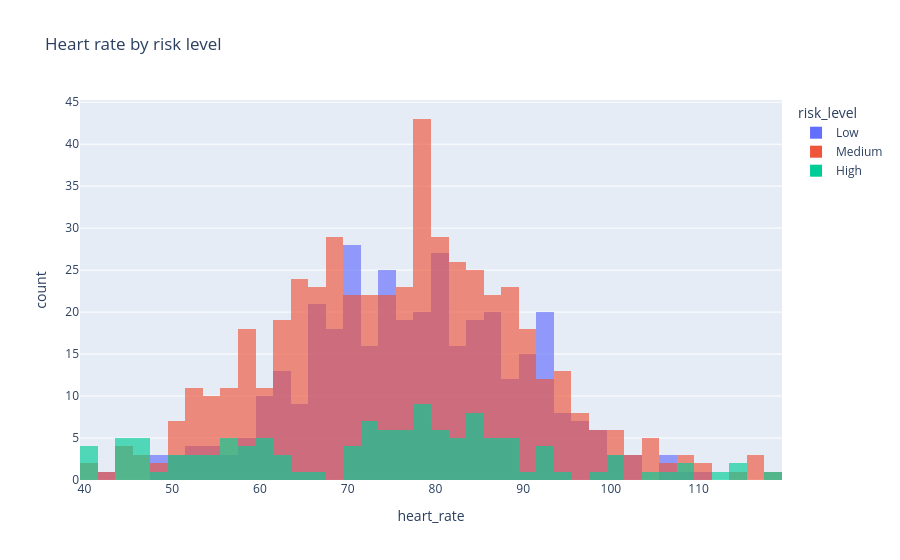
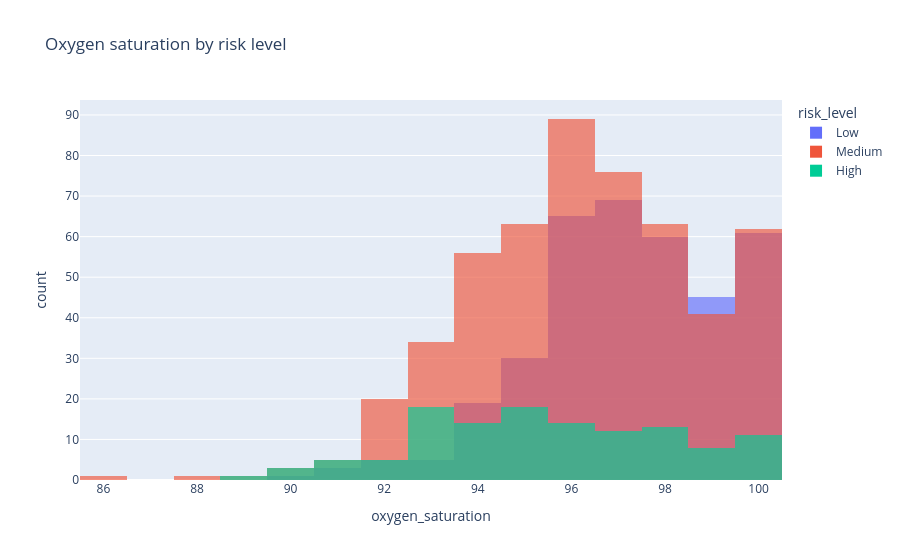

Notebook source saved alongside these figures, in order:
### Markdown cell above
## 4. Vital signs distribution

### Code cell
vital_cols = ["heart_rate", "systolic_bp", "diastolic_bp",
              "temperature", "oxygen_saturation"]

fig = px.histogram(df, x="heart_rate", color="risk_level", barmode="overlay",
                   opacity=0.65, category_orders={"risk_level": order},
                   title="Heart rate by risk level")
fig.show()

fig = px.histogram(df, x="oxygen_saturation", color="risk_level", barmode="overlay",
                   opacity=0.65, category_orders={"risk_level": order},
                   title="Oxygen saturation by risk level")
fig.show()

### Figure 1 — Plotly figure (JSON) as saved in the notebook; plotly's stock layout.template omitted (floating-point values rounded to 4 significant figures; data arrays with more than 128 entries replaced by an {"elided": "..."} marker saying what was removed)
{"data": [{"bingroup": "x", "hovertemplate": "risk_level=Low<br>heart_rate=%{x}<br>count=%{y}<extra></extra>", "legendgroup": "Low", "marker": {"color": "#636efa", "opacity": 0.65, "pattern": {"shape": ""}}, "name": "Low", "orientation": "v", "showlegend": true, "x": {"elided": "363 int values"}, "xaxis": "x", "yaxis": "y", "type": "histogram"}, {"bingroup": "x", "hovertemplate": "risk_level=Medium<br>heart_rate=%{x}<br>count=%{y}<extra></extra>", "legendgroup": "Medium", "marker": {"color": "#EF553B", "opacity": 0.65, "pattern": {"shape": ""}}, "name": "Medium", "orientation": "v", "showlegend": true, "x": {"elided": "515 int values"}, "xaxis": "x", "yaxis": "y", "type": "histogram"}, {"bingroup": "x", "hovertemplate": "risk_level=High<br>heart_rate=%{x}<br>count=%{y}<extra></extra>", "legendgroup": "High", "marker": {"color": "#00cc96", "opacity": 0.65, "pattern": {"shape": ""}}, "name": "High", "orientation": "v", "showlegend": true, "x": [58, 77, 107, 72, 58, 73, 82, 61, 77, 40, 85, 89, 75, 61, 92, 82, 80, 53, 44, 95, 91, 56, 70, 76, 55, 60, 80, 45, 46, 93, 79, 78, 87, 54, 73, 84, 77, 71, 74, 48, 88, 74, 92, 72, 47, 84, 40, 57, 72, 100, 77, 79, 47, 101, 84, 58, 83, 62, 60, 59, 71, 84, 118, 52, 57, 81, 50, 65, 52, 78, 80, 89, 73, 66, 60, 78, 81, 51, 78, 85, 88, 74, 75, 78, 57, 79, 100, 87, 44, 85, 86, 62, 40, 104, 50, 109, 114, 40, 81, 109, 74, 83, 44, 46, 56, 71, 89, 86, 47, 84, 113, 62, 82, 44, 54, 93, 86, 99, 77, 114, 72, 79], "xaxis": "x", "yaxis": "y", "type": "histogram"}], "layout": {"xaxis": {"anchor": "y", "domain": [0.0, 1.0], "title": {"text": "heart_rate"}}, "yaxis": {"anchor": "x", "domain": [0.0, 1.0], "title": {"text": "count"}}, "legend": {"title": {"text": "risk_level"}, "tracegroupgap": 0}, "title": {"text": "Heart rate by risk level"}, "barmode": "overlay"}}

### Figure 2 — Plotly figure (JSON) as saved in the notebook; plotly's stock layout.template omitted (floating-point values rounded to 4 significant figures; data arrays with more than 128 entries replaced by an {"elided": "..."} marker saying what was removed)
{"data": [{"bingroup": "x", "hovertemplate": "risk_level=Low<br>oxygen_saturation=%{x}<br>count=%{y}<extra></extra>", "legendgroup": "Low", "marker": {"color": "#636efa", "opacity": 0.65, "pattern": {"shape": ""}}, "name": "Low", "orientation": "v", "showlegend": true, "x": {"elided": "363 int values"}, "xaxis": "x", "yaxis": "y", "type": "histogram"}, {"bingroup": "x", "hovertemplate": "risk_level=Medium<br>oxygen_saturation=%{x}<br>count=%{y}<extra></extra>", "legendgroup": "Medium", "marker": {"color": "#EF553B", "opacity": 0.65, "pattern": {"shape": ""}}, "name": "Medium", "orientation": "v", "showlegend": true, "x": {"elided": "515 int values"}, "xaxis": "x", "yaxis": "y", "type": "histogram"}, {"bingroup": "x", "hovertemplate": "risk_level=High<br>oxygen_saturation=%{x}<br>count=%{y}<extra></extra>", "legendgroup": "High", "marker": {"color": "#00cc96", "opacity": 0.65, "pattern": {"shape": ""}}, "name": "High", "orientation": "v", "showlegend": true, "x": [100, 98, 94, 99, 95, 98, 95, 98, 93, 98, 95, 95, 93, 100, 95, 99, 90, 98, 98, 93, 92, 95, 100, 98, 96, 98, 92, 97, 89, 97, 97, 93, 96, 99, 100, 94, 96, 95, 97, 96, 93, 95, 98, 98, 99, 100, 97, 96, 95, 94, 94, 93, 90, 96, 93, 95, 91, 93, 92, 93, 91, 95, 100, 94, 95, 97, 98, 93, 99, 93, 93, 91, 97, 94, 93, 97, 99, 92, 93, 96, 96, 95, 94, 96, 95, 97, 100, 99, 95, 94, 98, 91, 96, 100, 91, 94, 93, 96, 93, 94, 99, 93, 97, 96, 97, 92, 94, 94, 96, 97, 95, 98, 95, 94, 94, 93, 100, 90, 100, 100, 96, 95], "xaxis": "x", "yaxis": "y", "type": "histogram"}], "layout": {"xaxis": {"anchor": "y", "domain": [0.0, 1.0], "title": {"text": "oxygen_saturation"}}, "yaxis": {"anchor": "x", "domain": [0.0, 1.0], "title": {"text": "count"}}, "legend": {"title": {"text": "risk_level"}, "tracegroupgap": 0}, "title": {"text": "Oxygen saturation by risk level"}, "barmode": "overlay"}}
